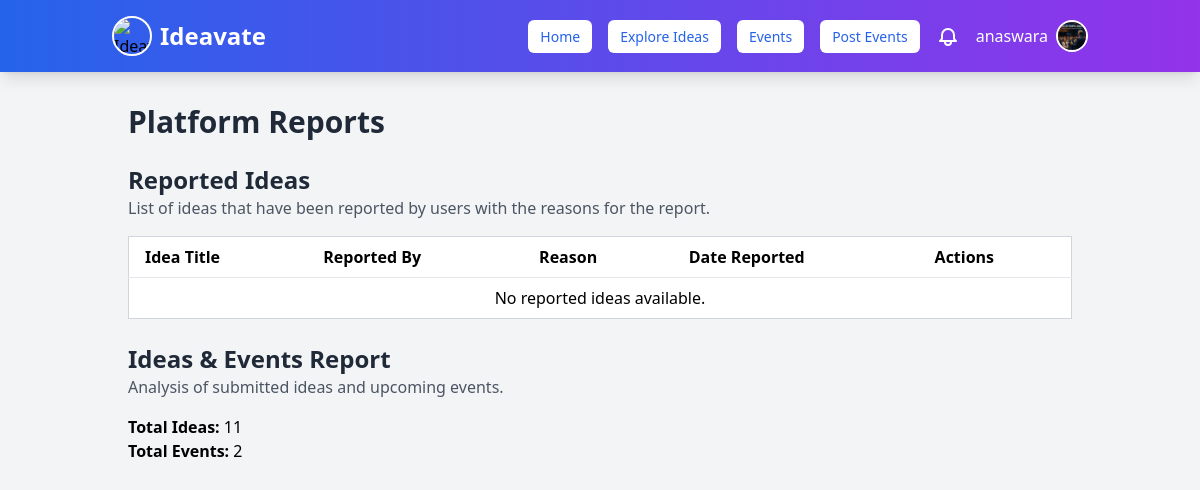
Page /admin_reports/ (signed in) on the earlier database version.
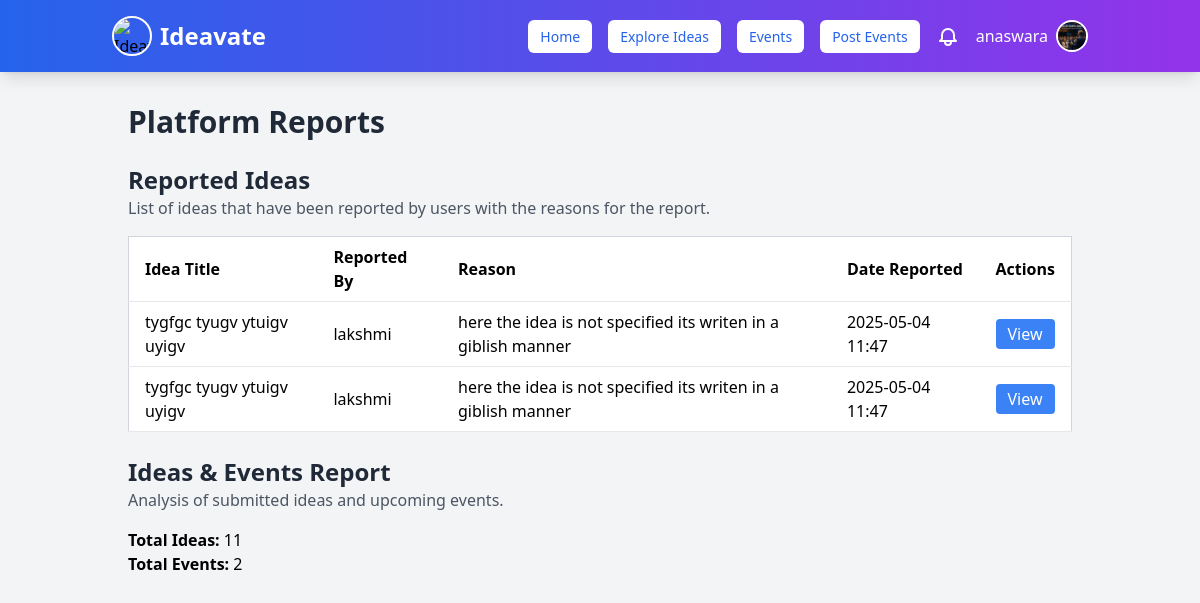
Same page on the later database version.
### myapp/models.py (models this page shows, shortened)
class Report(models.Model):
    idea = models.ForeignKey(Idea, on_delete=models.CASCADE)
    user = models.ForeignKey(User, on_delete=models.CASCADE)
    reason = models.TextField()
    created_at = models.DateTimeField(auto_now_add=True)

class Idea(models.Model):
    user = models.ForeignKey(User, on_delete=models.CASCADE, related_name="ideas")
    idea_name = models.CharField(max_length=100)
    description = models.TextField(blank=True)
    category = models.CharField(max_length=100, blank=True, null=True)  # Example: Tech, Health, AI
    funding_goal = models.DecimalField(max_digits=10, decimal_places=2, null=True, blank=True)
    estimated_investment = models.DecimalField(max_digits=10, decimal_places=2, null=True, blank=True)
    collaboration = models.BooleanField(default=False)
    status = models.CharField(
        max_length=20,
        choices=[("open", "Open for Investment"), ("progress", "In Progress"), ("completed", "Completed")],
        default="open"
    )
    created_at = models.DateTimeField(auto_now_add=True)  # Timestamp when idea is posted
    updated_at = models.DateTimeField(auto_now=True)  # Timestamp when idea is modified
    class Meta:
        verbose_name = "Idea"
        verbose_name_plural = "Ideas"
        ordering = ["-created_at"]  # Show newest ideas first

class User(AbstractUser):
    is_user = models.BooleanField(default=False)
    is_organization = models.BooleanField(default=False)
    groups = models.ManyToManyField(Group, related_name="custom_user_groups", blank=True)
    user_permissions = models.ManyToManyField(Permission, related_name="custom_user_permissions", blank=True)

### myapp/views.py (the view)
# urls.py: path('admin_reports/', views.admin_reports, name='admin_reports'),
def admin_reports(request):
    reports = Report.objects.all()
    total_ideas = Idea.objects.count()
    total_events = PostEvent.objects.count()
    context = {
        'reports': reports,
        'total_ideas': total_ideas,
        'total_events': total_events,
    }
    return render(request, 'admin_reports.html', context)

### templates/admin_reports.html (shortened to what this page needs)
{% extends "navbar.html" %}
{% block content %}
<div class="container mx-auto p-6">
    <h1 class="text-3xl font-bold text-gray-800">Platform Reports</h1>
    <section class="mt-6">
        <h2 class="text-2xl font-semibold text-gray-800">Reported Ideas</h2>
        <p class="text-gray-600">List of ideas that have been reported by users with the reasons for the report.</p>
        <table class="min-w-full bg-white border border-gray-300 mt-4">
            <thead>
                <tr>
                    <th class="py-2 px-4 text-left border-b">Idea Title</th>
                    <th class="py-2 px-4 text-left border-b">Reported By</th>
                    <th class="py-2 px-4 text-left border-b">Reason</th>
                    <th class="py-2 px-4 text-left border-b">Date Reported</th>
                    <th class="py-2 px-4 text-left border-b">Actions</th>
                </tr>
            </thead>
            <tbody>
                {% for report in reports %}
                    <tr>
                        <td class="py-2 px-4 border-b">{{ report.idea.idea_name }}</td>
                        <td class="py-2 px-4 border-b">{{ report.user.username }}</td>
                        <td class="py-2 px-4 border-b">{{ report.reason }}</td>
                        <td class="py-2 px-4 border-b">{{ report.created_at|date:"Y-m-d H:i" }}</td>
                        <td class="py-2 px-4 border-b">
                            <a href="{% url 'idea_detail' report.idea.id %}" class="bg-blue-500 text-white px-3 py-1 rounded hover:bg-blue-600">
                                View
                            </a>
                        </td>
                    </tr>
                {% empty %}
                    <tr>
                        <td colspan="5" class="py-2 px-4 text-center">No reported ideas available.</td>
                    </tr>
                {% endfor %}
            </tbody>
        </table>
    </section>
    <section class="mt-6">
        <h2 class="text-2xl font-semibold text-gray-800">Ideas & Events Report</h2>
        <p class="text-gray-600">Analysis of submitted ideas and upcoming events.</p>
        <div class="mt-4">
            <p><strong>Total Ideas: </strong>{{ total_ideas }}</p>
            <p><strong>Total Events: </strong>{{ total_events }}</p>
        </div>
    </section>
</div>
{% endblock %}

Differences in the rows shown:
added Report: idea.idea_name "tygfgc tyugv ytuigv uyigv", user.username "lakshmi", reason "here the idea is not specified its writen in a giblish manner", created_at "2025-05-04 11:47"
added Report: idea.idea_name "tygfgc tyugv ytuigv uyigv", user.username "lakshmi", reason "here the idea is not specified its writen in a giblish manner", created_at "2025-05-04 11:47"
Other differences:
text no longer shown: "No reported ideas available."
